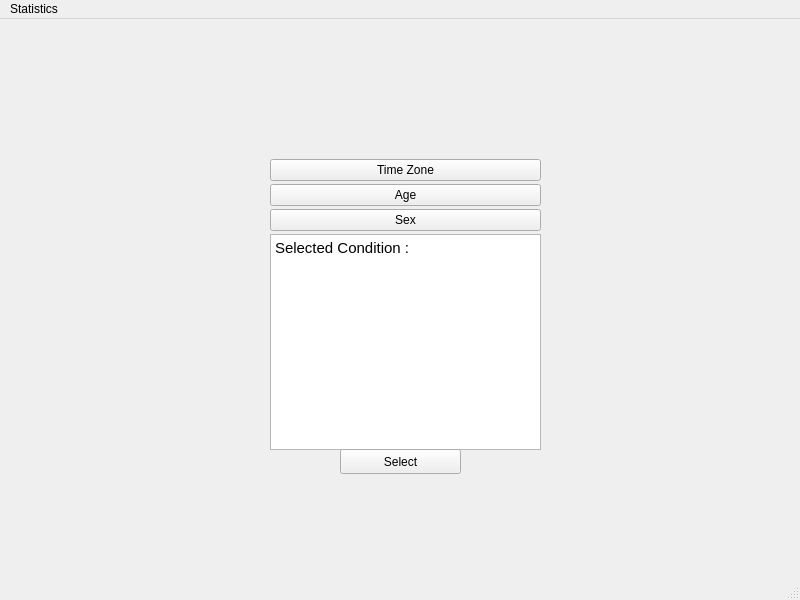
<?xml version="1.0" encoding="UTF-8"?>
<ui version="4.0">
 <class>MainWindow</class>
 <widget class="QMainWindow" name="MainWindow">
  <property name="geometry">
   <rect>
    <x>0</x>
    <y>0</y>
    <width>800</width>
    <height>600</height>
   </rect>
  </property>
  <property name="windowTitle">
   <string>MainWindow</string>
  </property>
  <widget class="QWidget" name="centralwidget">
   <widget class="QWidget" name="verticalLayoutWidget">
    <property name="geometry">
     <rect>
      <x>270</x>
      <y>140</y>
      <width>271</width>
      <height>291</height>
     </rect>
    </property>
    <layout class="QVBoxLayout" name="verticalLayout">
     <property name="spacing">
      <number>3</number>
     </property>
     <item>
      <widget class="QPushButton" name="TimeZoneButton">
       <property name="text">
        <string>Time Zone</string>
       </property>
      </widget>
     </item>
     <item>
      <widget class="QPushButton" name="AgeButton">
       <property name="text">
        <string>Age</string>
       </property>
      </widget>
     </item>
     <item>
      <widget class="QPushButton" name="SexButton">
       <property name="text">
        <string>Sex</string>
       </property>
      </widget>
     </item>
     <item>
      <widget class="QTextBrowser" name="textBrowser">
       <property name="html">
        <string>&lt;!DOCTYPE HTML PUBLIC &quot;-//W3C//DTD HTML 4.0//EN&quot; &quot;http://www.w3.org/TR/REC-html40/strict.dtd&quot;&gt;
&lt;html&gt;&lt;head&gt;&lt;meta name=&quot;qrichtext&quot; content=&quot;1&quot; /&gt;&lt;style type=&quot;text/css&quot;&gt;
p, li { white-space: pre-wrap; }
&lt;/style&gt;&lt;/head&gt;&lt;body style=&quot; font-family:'Ubuntu'; font-size:11pt; font-weight:400; font-style:normal;&quot;&gt;
&lt;p style=&quot; margin-top:0px; margin-bottom:0px; margin-left:0px; margin-right:0px; -qt-block-indent:0; text-indent:0px;&quot;&gt;Selected Condition :&lt;/p&gt;&lt;/body&gt;&lt;/html&gt;</string>
       </property>
      </widget>
     </item>
    </layout>
   </widget>
   <widget class="QPushButton" name="SelectButton">
    <property name="geometry">
     <rect>
      <x>340</x>
      <y>430</y>
      <width>121</width>
      <height>25</height>
     </rect>
    </property>
    <property name="text">
     <string>Select</string>
    </property>
   </widget>
  </widget>
  <widget class="QMenuBar" name="menubar">
   <property name="geometry">
    <rect>
     <x>0</x>
     <y>0</y>
     <width>800</width>
     <height>22</height>
    </rect>
   </property>
   <widget class="QMenu" name="menuStatistics">
    <property name="title">
     <string>Statistics</string>
    </property>
   </widget>
   <addaction name="menuStatistics"/>
  </widget>
  <widget class="QStatusBar" name="statusbar"/>
 </widget>
 <resources/>
 <connections/>
</ui>
